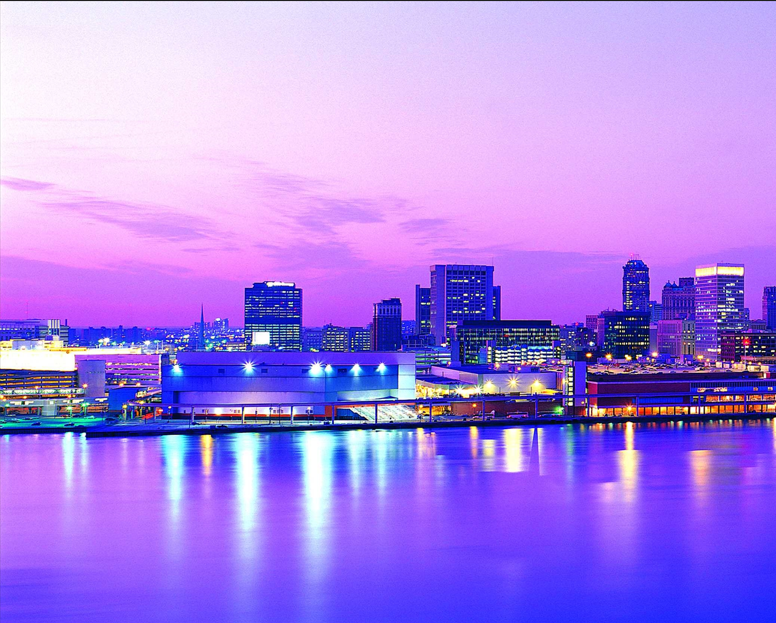
#> input picture Archivos/images/panoramics/pan1.png, 776 x 623 px; its folder holds only this picture in this run
$ python -i fs.py   (imports and definitions only)   (older library calls are emulated)
#> lines starting #> are read from the running program, lines starting #| are printed output that depends on the picture
import cv2
import numpy as np
import os
import glob

def load_images(images):
    ims= []
    for i in images:
        image = cv2.cvtColor(images[i], cv2.COLOR_BGR2RGB)
        ims.append(image)

    return ims

def align(im1, im2):
    # IMAGENES EN ESCALA DE GRISES
    im1_gray = cv2.cvtColor(im1,cv2.COLOR_RGB2GRAY)
    im2_gray = cv2.cvtColor(im2,cv2.COLOR_RGB2GRAY)

    # TAMAÑO DE LA PRIMERA IMAGEN
    sz = im1.shape

    warp_mode = cv2.MOTION_TRANSLATION
    # LAS SIGUIENTES IMPLEMENTACIONES TARDAN MUCHO TIEMPO Y NO MEJORAN EN EXCESO LA IMAGEN FINAL
    # warp_mode = cv2.MOTION_HOMOGRAPHY
    # warp_mode = cv2.MOTION_AFFINE

    # DEFINE MATRICES 2x3 o 3x3 E INICIALIZA LA MATRIZ IDENTIDAD
    if warp_mode == cv2.MOTION_HOMOGRAPHY :
        warp_matrix = np.eye(3, 3, dtype=np.float32)
    else :
        warp_matrix = np.eye(2, 3, dtype=np.float32)

    # NUMERO DE INTERACCIONES
    interacciones = 5000;

    # ESPECIFICA EL LIMITE DEL INCREMENTO ENTRE DOS INTERACCIONES
    termination_eps = 1e-10;
    criteria = (cv2.TERM_CRITERIA_EPS | cv2.TERM_CRITERIA_COUNT, interacciones,  termination_eps)
    (cc, warp_matrix) = cv2.findTransformECC (im1_gray, im2_gray, warp_matrix, warp_mode, criteria)

    if warp_mode == cv2.MOTION_HOMOGRAPHY :
        im2_aligned = cv2.warpPerspective(im2, warp_matrix, (sz[1],sz[0]), flags=cv2.INTER_LINEAR + cv2.WARP_INVERSE_MAP)
    else :
        im2_aligned = cv2.warpAffine(im2, warp_matrix, (sz[1],sz[0]), flags=cv2.INTER_LINEAR + cv2.WARP_INVERSE_MAP)
    return im2_aligned

def align_images(images):
    im0 = images[len(images)//2]
    aligned_image_list = []
    cont = 0
    for im in images:
        cont += 1
        print(f'   ALINEANDO imagen {cont}')
        aligned_image_list.append(align(im0, im))
    return aligned_image_list


def doLap(image):

    # VALORES A RETOCAR (IDEAL: los dos valores similares e impares)
    kernel_size = 5         # VENTANA LAPLACIANA (PASO ALTO)
    blur_size   = 5         # BLUR GAUSSIANO (PASO BAJO)

    blurred = cv2.GaussianBlur(image, (blur_size,blur_size), 0)
    return cv2.Laplacian(blurred, cv2.CV_64F, ksize=kernel_size)


def focus_stack(unimages):
    images = align_images(unimages)

    print('   REALIZANDO EL FOCUS-STACKING')
    laps = []
    for i in range(len(images)):
        laps.append(doLap(cv2.cvtColor(images[i],cv2.COLOR_BGR2GRAY)))

    laps = np.asarray(laps)

    output = np.zeros(shape=images[0].shape, dtype=images[0].dtype)

    for y in range(0,images[0].shape[0]):
        for x in range(0, images[0].shape[1]):
            yxlaps = abs(laps[:, y, x])
            index = (np.where(yxlaps == max(yxlaps)))[0][0]
            output[y,x] = images[index][y,x]
    return output

def main(nameSalida,imagenes,dirname):

    ims = load_images(imagenes)

    im = focus_stack(ims)

    # GUARDAR IMAGEN - [se guarda como png en el directorio especificado]
    im = cv2.cvtColor(im, cv2.COLOR_BGR2RGB)
    cv2.imwrite(os.path.join(dirname , nameSalida), im)

    print('FINALIZADO')

    return True

>>> import cv2
>>> picture = cv2.imread('images/panoramics/pan1.png', cv2.IMREAD_GRAYSCALE)
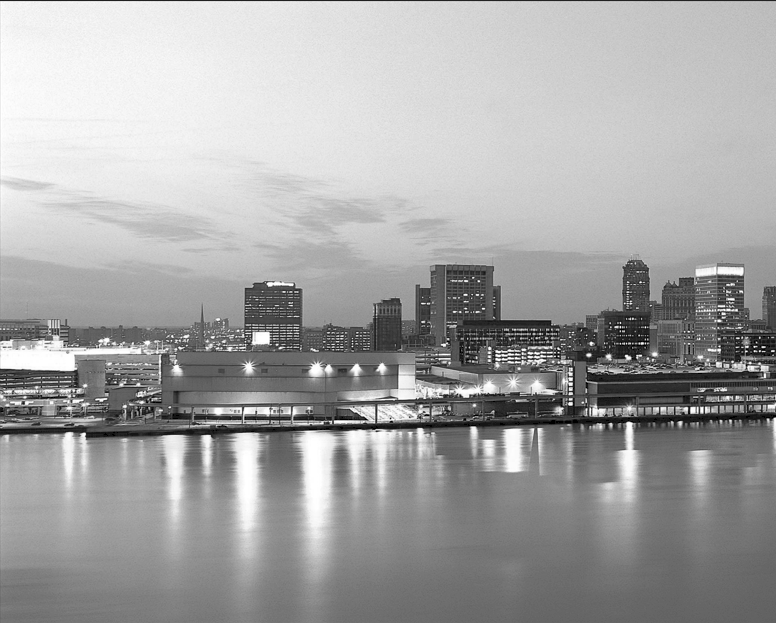
#> picture: shape (623, 776); min 0, max 255, mean 164.8
>>> result = focus_stack(picture)
#> in align_images, `im0 = images[len(images)//2]`: im0 = 776 values, max 243 at index 454, min 34 at index 375, mean 129.4
#> the loop in align_images, `for im in images:` made 1 pass
#> cont on pass 1: 1
#|    ALINEANDO imagen 1
#> after the loop in align_images, `for im in images:`: aligned_image_list = []; cont = 1
#> (the run stopped early here; a loop or call above may not have finished)

$ run again, on Archivos/images/panoramics/pan2.png
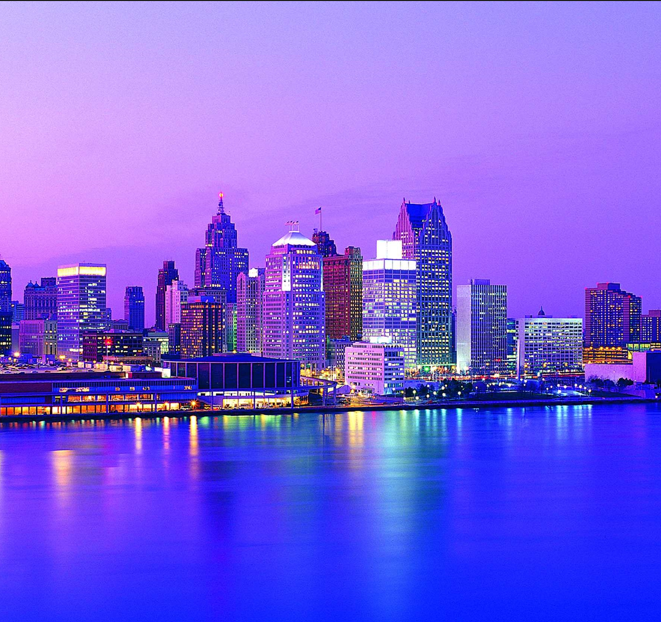
#> input picture Archivos/images/panoramics/pan2.png, 661 x 622 px
#> `picture = cv2.imread('images/panoramics/pan1.png', cv2.IMREAD_GRAYSCALE)`:
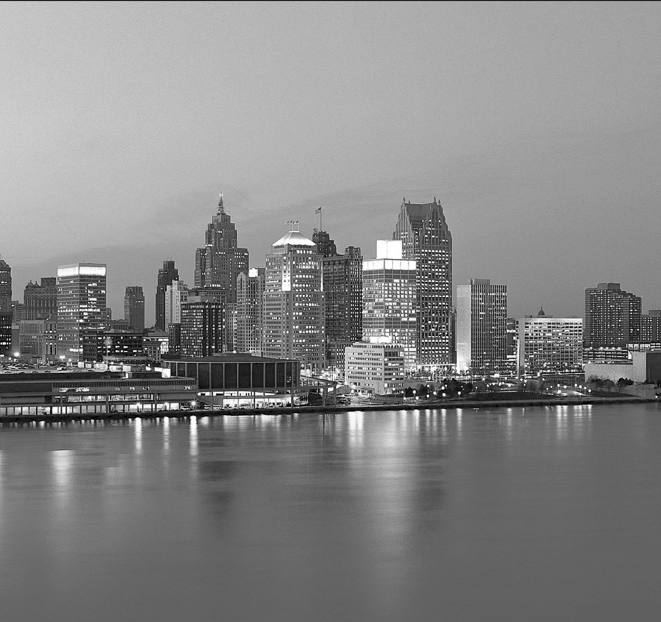
#> picture: shape (622, 661); min 0, max 255, mean 132.8
#> im0 = 661 values, max 255 at index 402, min 21 at index 358, mean 109.1
#> the loop in align_images, `for im in images:` made 1 pass
#> cont on pass 1: 1
#> (printed output is left out)
#> after the loop in align_images, `for im in images:`: aligned_image_list = []; cont = 1

$ run again, on Archivos/images/panoramics/pan3.png
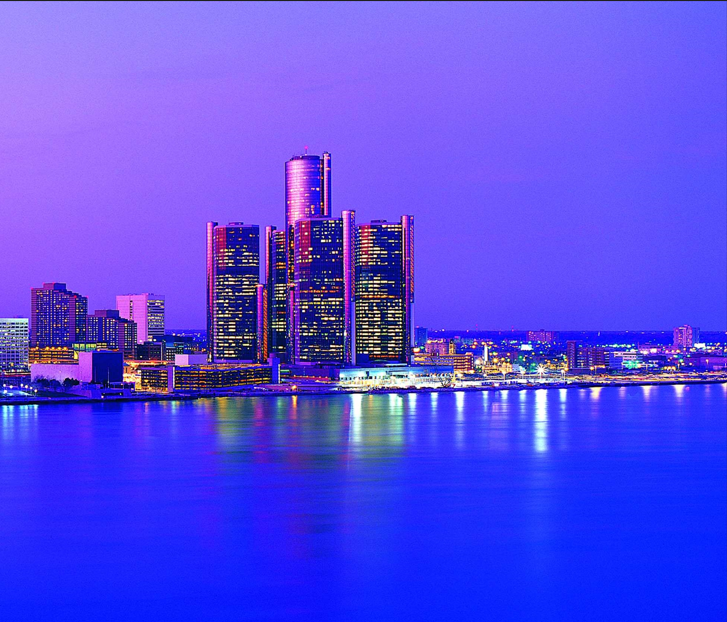
#> input picture Archivos/images/panoramics/pan3.png, 727 x 622 px
#> `picture = cv2.imread('images/panoramics/pan1.png', cv2.IMREAD_GRAYSCALE)`:
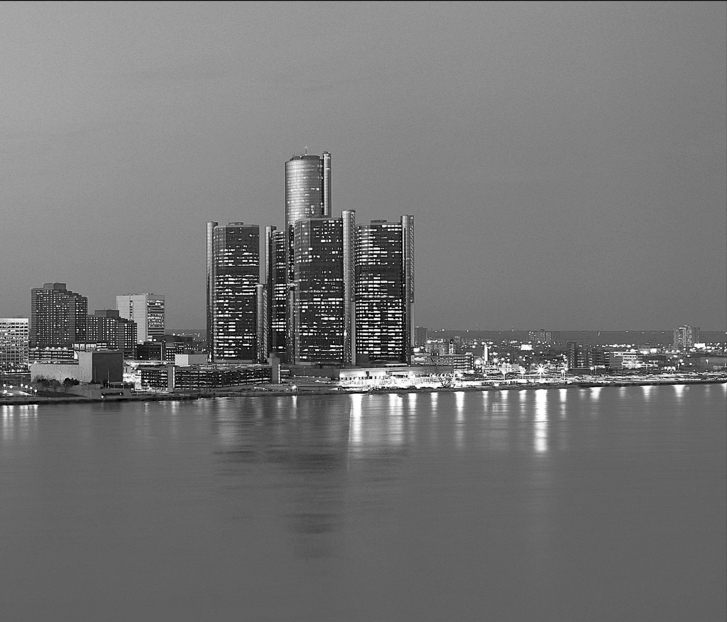
#> picture: shape (622, 727); min 0, max 255, mean 116.4
#> im0 = 727 values, max 255 at index 391, min 0 at index 229, mean 107.3
#> the loop in align_images, `for im in images:` made 1 pass
#> cont on pass 1: 1
#> (printed output is left out)
#> after the loop in align_images, `for im in images:`: aligned_image_list = []; cont = 1
